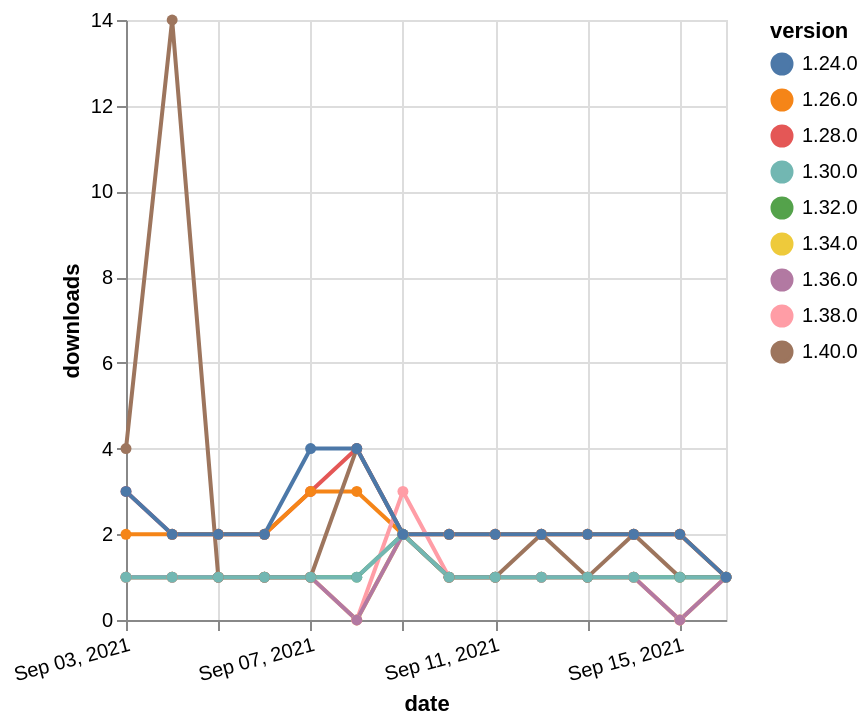

This figure's Vega-Lite source:
### Vega-Lite specification from a JSON file in a GitHub repository (floating-point values rounded to 4 significant figures)
{"$schema": "https://vega.github.io/schema/vega-lite/v5.json", "description": "A simple bar chart with embedded data.", "data": {"values": [{"date": "2021-09-03", "total": 192, "delta": 1, "version": "1.34.0"}, {"date": "2021-09-04", "total": 193, "delta": 1, "version": "1.34.0"}, {"date": "2021-09-05", "total": 194, "delta": 1, "version": "1.34.0"}, {"date": "2021-09-06", "total": 195, "delta": 1, "version": "1.34.0"}, {"date": "2021-09-07", "total": 196, "delta": 1, "version": "1.34.0"}, {"date": "2021-09-08", "total": 196, "delta": 0, "version": "1.34.0"}, {"date": "2021-09-09", "total": 198, "delta": 2, "version": "1.34.0"}, {"date": "2021-09-10", "total": 199, "delta": 1, "version": "1.34.0"}, {"date": "2021-09-11", "total": 200, "delta": 1, "version": "1.34.0"}, {"date": "2021-09-12", "total": 201, "delta": 1, "version": "1.34.0"}, {"date": "2021-09-13", "total": 202, "delta": 1, "version": "1.34.0"}, {"date": "2021-09-14", "total": 203, "delta": 1, "version": "1.34.0"}, {"date": "2021-09-15", "total": 203, "delta": 0, "version": "1.34.0"}, {"date": "2021-09-16", "total": 204, "delta": 1, "version": "1.34.0"}, {"date": "2021-09-03", "total": 185, "delta": 1, "version": "1.32.0"}, {"date": "2021-09-04", "total": 186, "delta": 1, "version": "1.32.0"}, {"date": "2021-09-05", "total": 187, "delta": 1, "version": "1.32.0"}, {"date": "2021-09-06", "total": 188, "delta": 1, "version": "1.32.0"}, {"date": "2021-09-07", "total": 189, "delta": 1, "version": "1.32.0"}, {"date": "2021-09-08", "total": 190, "delta": 1, "version": "1.32.0"}, {"date": "2021-09-09", "total": 192, "delta": 2, "version": "1.32.0"}, {"date": "2021-09-10", "total": 193, "delta": 1, "version": "1.32.0"}, {"date": "2021-09-11", "total": 194, "delta": 1, "version": "1.32.0"}, {"date": "2021-09-12", "total": 195, "delta": 1, "version": "1.32.0"}, {"date": "2021-09-13", "total": 196, "delta": 1, "version": "1.32.0"}, {"date": "2021-09-14", "total": 197, "delta": 1, "version": "1.32.0"}, {"date": "2021-09-15", "total": 198, "delta": 1, "version": "1.32.0"}, {"date": "2021-09-16", "total": 199, "delta": 1, "version": "1.32.0"}, {"date": "2021-09-03", "total": 2515, "delta": 3, "version": "1.28.0"}, {"date": "2021-09-04", "total": 2517, "delta": 2, "version": "1.28.0"}, {"date": "2021-09-05", "total": 2519, "delta": 2, "version": "1.28.0"}, {"date": "2021-09-06", "total": 2521, "delta": 2, "version": "1.28.0"}, {"date": "2021-09-07", "total": 2524, "delta": 3, "version": "1.28.0"}, {"date": "2021-09-08", "total": 2528, "delta": 4, "version": "1.28.0"}, {"date": "2021-09-09", "total": 2530, "delta": 2, "version": "1.28.0"}, {"date": "2021-09-10", "total": 2532, "delta": 2, "version": "1.28.0"}, {"date": "2021-09-11", "total": 2534, "delta": 2, "version": "1.28.0"}, {"date": "2021-09-12", "total": 2536, "delta": 2, "version": "1.28.0"}, {"date": "2021-09-13", "total": 2538, "delta": 2, "version": "1.28.0"}, {"date": "2021-09-14", "total": 2540, "delta": 2, "version": "1.28.0"}, {"date": "2021-09-15", "total": 2542, "delta": 2, "version": "1.28.0"}, {"date": "2021-09-16", "total": 2543, "delta": 1, "version": "1.28.0"}, {"date": "2021-09-03", "total": 2646, "delta": 2, "version": "1.26.0"}, {"date": "2021-09-04", "total": 2648, "delta": 2, "version": "1.26.0"}, {"date": "2021-09-05", "total": 2650, "delta": 2, "version": "1.26.0"}, {"date": "2021-09-06", "total": 2652, "delta": 2, "version": "1.26.0"}, {"date": "2021-09-07", "total": 2655, "delta": 3, "version": "1.26.0"}, {"date": "2021-09-08", "total": 2658, "delta": 3, "version": "1.26.0"}, {"date": "2021-09-09", "total": 2660, "delta": 2, "version": "1.26.0"}, {"date": "2021-09-10", "total": 2662, "delta": 2, "version": "1.26.0"}, {"date": "2021-09-11", "total": 2664, "delta": 2, "version": "1.26.0"}, {"date": "2021-09-12", "total": 2666, "delta": 2, "version": "1.26.0"}, {"date": "2021-09-13", "total": 2668, "delta": 2, "version": "1.26.0"}, {"date": "2021-09-14", "total": 2670, "delta": 2, "version": "1.26.0"}, {"date": "2021-09-15", "total": 2672, "delta": 2, "version": "1.26.0"}, {"date": "2021-09-16", "total": 2673, "delta": 1, "version": "1.26.0"}, {"date": "2021-09-03", "total": 189, "delta": 1, "version": "1.38.0"}, {"date": "2021-09-04", "total": 190, "delta": 1, "version": "1.38.0"}, {"date": "2021-09-05", "total": 191, "delta": 1, "version": "1.38.0"}, {"date": "2021-09-06", "total": 192, "delta": 1, "version": "1.38.0"}, {"date": "2021-09-07", "total": 193, "delta": 1, "version": "1.38.0"}, {"date": "2021-09-08", "total": 193, "delta": 0, "version": "1.38.0"}, {"date": "2021-09-09", "total": 196, "delta": 3, "version": "1.38.0"}, {"date": "2021-09-10", "total": 197, "delta": 1, "version": "1.38.0"}, {"date": "2021-09-11", "total": 198, "delta": 1, "version": "1.38.0"}, {"date": "2021-09-12", "total": 199, "delta": 1, "version": "1.38.0"}, {"date": "2021-09-13", "total": 200, "delta": 1, "version": "1.38.0"}, {"date": "2021-09-14", "total": 201, "delta": 1, "version": "1.38.0"}, {"date": "2021-09-15", "total": 201, "delta": 0, "version": "1.38.0"}, {"date": "2021-09-16", "total": 202, "delta": 1, "version": "1.38.0"}, {"date": "2021-09-03", "total": 148, "delta": 1, "version": "1.36.0"}, {"date": "2021-09-04", "total": 149, "delta": 1, "version": "1.36.0"}, {"date": "2021-09-05", "total": 150, "delta": 1, "version": "1.36.0"}, {"date": "2021-09-06", "total": 151, "delta": 1, "version": "1.36.0"}, {"date": "2021-09-07", "total": 152, "delta": 1, "version": "1.36.0"}, {"date": "2021-09-08", "total": 152, "delta": 0, "version": "1.36.0"}, {"date": "2021-09-09", "total": 154, "delta": 2, "version": "1.36.0"}, {"date": "2021-09-10", "total": 155, "delta": 1, "version": "1.36.0"}, {"date": "2021-09-11", "total": 156, "delta": 1, "version": "1.36.0"}, {"date": "2021-09-12", "total": 157, "delta": 1, "version": "1.36.0"}, {"date": "2021-09-13", "total": 158, "delta": 1, "version": "1.36.0"}, {"date": "2021-09-14", "total": 159, "delta": 1, "version": "1.36.0"}, {"date": "2021-09-15", "total": 159, "delta": 0, "version": "1.36.0"}, {"date": "2021-09-16", "total": 160, "delta": 1, "version": "1.36.0"}, {"date": "2021-09-03", "total": 127, "delta": 4, "version": "1.40.0"}, {"date": "2021-09-04", "total": 141, "delta": 14, "version": "1.40.0"}, {"date": "2021-09-05", "total": 142, "delta": 1, "version": "1.40.0"}, {"date": "2021-09-06", "total": 143, "delta": 1, "version": "1.40.0"}, {"date": "2021-09-07", "total": 144, "delta": 1, "version": "1.40.0"}, {"date": "2021-09-08", "total": 148, "delta": 4, "version": "1.40.0"}, {"date": "2021-09-09", "total": 150, "delta": 2, "version": "1.40.0"}, {"date": "2021-09-10", "total": 151, "delta": 1, "version": "1.40.0"}, {"date": "2021-09-11", "total": 152, "delta": 1, "version": "1.40.0"}, {"date": "2021-09-12", "total": 154, "delta": 2, "version": "1.40.0"}, {"date": "2021-09-13", "total": 155, "delta": 1, "version": "1.40.0"}, {"date": "2021-09-14", "total": 157, "delta": 2, "version": "1.40.0"}, {"date": "2021-09-15", "total": 158, "delta": 1, "version": "1.40.0"}, {"date": "2021-09-16", "total": 159, "delta": 1, "version": "1.40.0"}, {"date": "2021-09-03", "total": 227, "delta": 1, "version": "1.30.0"}, {"date": "2021-09-04", "total": 228, "delta": 1, "version": "1.30.0"}, {"date": "2021-09-05", "total": 229, "delta": 1, "version": "1.30.0"}, {"date": "2021-09-06", "total": 230, "delta": 1, "version": "1.30.0"}, {"date": "2021-09-07", "total": 231, "delta": 1, "version": "1.30.0"}, {"date": "2021-09-08", "total": 232, "delta": 1, "version": "1.30.0"}, {"date": "2021-09-09", "total": 234, "delta": 2, "version": "1.30.0"}, {"date": "2021-09-10", "total": 235, "delta": 1, "version": "1.30.0"}, {"date": "2021-09-11", "total": 236, "delta": 1, "version": "1.30.0"}, {"date": "2021-09-12", "total": 237, "delta": 1, "version": "1.30.0"}, {"date": "2021-09-13", "total": 238, "delta": 1, "version": "1.30.0"}, {"date": "2021-09-14", "total": 239, "delta": 1, "version": "1.30.0"}, {"date": "2021-09-15", "total": 240, "delta": 1, "version": "1.30.0"}, {"date": "2021-09-16", "total": 241, "delta": 1, "version": "1.30.0"}, {"date": "2021-09-03", "total": 3186, "delta": 3, "version": "1.24.0"}, {"date": "2021-09-04", "total": 3188, "delta": 2, "version": "1.24.0"}, {"date": "2021-09-05", "total": 3190, "delta": 2, "version": "1.24.0"}, {"date": "2021-09-06", "total": 3192, "delta": 2, "version": "1.24.0"}, {"date": "2021-09-07", "total": 3196, "delta": 4, "version": "1.24.0"}, {"date": "2021-09-08", "total": 3200, "delta": 4, "version": "1.24.0"}, {"date": "2021-09-09", "total": 3202, "delta": 2, "version": "1.24.0"}, {"date": "2021-09-10", "total": 3204, "delta": 2, "version": "1.24.0"}, {"date": "2021-09-11", "total": 3206, "delta": 2, "version": "1.24.0"}, {"date": "2021-09-12", "total": 3208, "delta": 2, "version": "1.24.0"}, {"date": "2021-09-13", "total": 3210, "delta": 2, "version": "1.24.0"}, {"date": "2021-09-14", "total": 3212, "delta": 2, "version": "1.24.0"}, {"date": "2021-09-15", "total": 3214, "delta": 2, "version": "1.24.0"}, {"date": "2021-09-16", "total": 3215, "delta": 1, "version": "1.24.0"}]}, "width": "container", "mark": {"type": "line", "point": {"filled": true}}, "encoding": {"x": {"field": "date", "type": "temporal", "timeUnit": "yearmonthdate", "title": "date", "axis": {"labelAngle": -15}}, "y": {"field": "delta", "type": "quantitative", "title": "downloads"}, "color": {"field": "version", "type": "nominal"}, "tooltip": {"field": "delta"}}}
